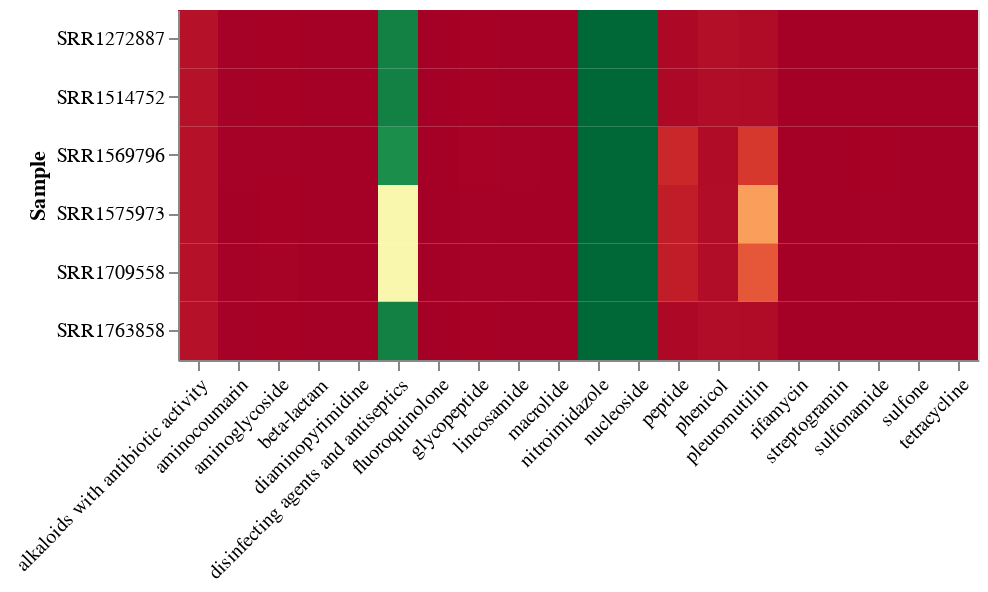

Notebook code for this chart:
### Code cell
no_samples=len(samples)
alt.Chart(all_max).mark_rect().encode(
        x=alt.X("agent:N", title="", axis=alt.Axis(labelAngle=-45)),
        y=alt.Y("sample:N", title="Sample"),
        color=alt.Color("prob", legend=None).scale(scheme="redyellowgreen",reverse=True).title(None),
        tooltip=[
        alt.Tooltip("sample", title="Sample:"),
        alt.Tooltip("agent", title="Antimicrobial agent:"),
        alt.Tooltip("prob", title="Probability:"),
    ],
    ).properties(
        width="container",
        height=(25 + 25*no_samples)
    )

### Figure 1 — Vega-Lite specification as saved in the notebook (floating-point values rounded to 4 significant figures)
{"config": {"view": {"continuousWidth": 300, "continuousHeight": 300}}, "data": {"name": "data-4e24546bb2277d8920245347e385ca19"}, "mark": {"type": "rect"}, "encoding": {"color": {"field": "prob", "legend": null, "scale": {"scheme": "redyellowgreen", "reverse": true}, "title": null, "type": "quantitative"}, "tooltip": [{"field": "sample", "title": "Sample:", "type": "nominal"}, {"field": "agent", "title": "Antimicrobial agent:", "type": "nominal"}, {"field": "prob", "title": "Max probability:", "type": "quantitative"}], "x": {"axis": {"labelAngle": -45}, "field": "agent", "title": "", "type": "nominal"}, "y": {"field": "sample", "title": "Sample", "type": "nominal"}}, "height": 175, "width": "container", "$schema": "https://vega.github.io/schema/vega-lite/v5.16.3.json", "datasets": {"data-4e24546bb2277d8920245347e385ca19": [{"agent": "alkaloids with antibiotic activity", "prob": 0.9663, "sample": "SRR1575973"}, {"agent": "aminocoumarin", "prob": 0.9989, "sample": "SRR1575973"}, {"agent": "aminoglycoside", "prob": 0.9956, "sample": "SRR1575973"}, {"agent": "beta-lactam", "prob": 0.9994, "sample": "SRR1575973"}, {"agent": "diaminopyrimidine", "prob": 0.9993, "sample": "SRR1575973"}, {"agent": "disinfecting agents and antiseptics", "prob": 0.5009, "sample": "SRR1575973"}, {"agent": "fluoroquinolone", "prob": 0.9992, "sample": "SRR1575973"}, {"agent": "glycopeptide", "prob": 0.9977, "sample": "SRR1575973"}, {"agent": "lincosamide", "prob": 0.9991, "sample": "SRR1575973"}, {"agent": "macrolide", "prob": 0.9999, "sample": "SRR1575973"}, {"agent": "nitroimidazole", "prob": 0.001, "sample": "SRR1575973"}, {"agent": "nucleoside", "prob": 0.0004, "sample": "SRR1575973"}, {"agent": "peptide", "prob": 0.9424, "sample": "SRR1575973"}, {"agent": "phenicol", "prob": 0.9732, "sample": "SRR1575973"}, {"agent": "pleuromutilin", "prob": 0.7221, "sample": "SRR1575973"}, {"agent": "rifamycin", "prob": 0.9998, "sample": "SRR1575973"}, {"agent": "streptogramin", "prob": 0.9991, "sample": "SRR1575973"}, {"agent": "sulfonamide", "prob": 0.9985, "sample": "SRR1575973"}, {"agent": "sulfone", "prob": 0.9994, "sample": "SRR1575973"}, {"agent": "tetracycline", "prob": 0.9995, "sample": "SRR1575973"}, {"agent": "alkaloids with antibiotic activity", "prob": 0.9663, "sample": "SRR1569796"}, {"agent": "aminocoumarin", "prob": 0.9987, "sample": "SRR1569796"}, {"agent": "aminoglycoside", "prob": 0.9979, "sample": "SRR1569796"}, {"agent": "beta-lactam", "prob": 0.9994, "sample": "SRR1569796"}, {"agent": "diaminopyrimidine", "prob": 0.9996, "sample": "SRR1569796"}, {"agent": "disinfecting agents and antiseptics", "prob": 0.082, "sample": "SRR1569796"}, {"agent": "fluoroquinolone", "prob": 0.9992, "sample": "SRR1569796"}, {"agent": "glycopeptide", "prob": 0.9944, "sample": "SRR1569796"}, {"agent": "lincosamide", "prob": 0.9985, "sample": "SRR1569796"}, {"agent": "macrolide", "prob": 0.9999, "sample": "SRR1569796"}, {"agent": "nitroimidazole", "prob": 0.0009, "sample": "SRR1569796"}, {"agent": "nucleoside", "prob": 0.0007, "sample": "SRR1569796"}, {"agent": "peptide", "prob": 0.9216, "sample": "SRR1569796"}, {"agent": "phenicol", "prob": 0.9763, "sample": "SRR1569796"}, {"agent": "pleuromutilin", "prob": 0.8902, "sample": "SRR1569796"}, {"agent": "rifamycin", "prob": 0.9998, "sample": "SRR1569796"}, {"agent": "streptogramin", "prob": 0.9993, "sample": "SRR1569796"}, {"agent": "sulfonamide", "prob": 0.9967, "sample": "SRR1569796"}, {"agent": "sulfone", "prob": 0.9993, "sample": "SRR1569796"}, {"agent": "tetracycline", "prob": 0.9998, "sample": "SRR1569796"}, {"agent": "alkaloids with antibiotic activity", "prob": 0.9663, "sample": "SRR1709558"}, {"agent": "aminocoumarin", "prob": 0.9986, "sample": "SRR1709558"}, {"agent": "aminoglycoside", "prob": 0.9949, "sample": "SRR1709558"}, {"agent": "beta-lactam", "prob": 0.999, "sample": "SRR1709558"}, {"agent": "diaminopyrimidine", "prob": 0.9993, "sample": "SRR1709558"}, {"agent": "disinfecting agents and antiseptics", "prob": 0.5009, "sample": "SRR1709558"}, {"agent": "fluoroquinolone", "prob": 0.9992, "sample": "SRR1709558"}, {"agent": "glycopeptide", "prob": 0.9977, "sample": "SRR1709558"}, {"agent": "lincosamide", "prob": 0.9982, "sample": "SRR1709558"}, {"agent": "macrolide", "prob": 0.9999, "sample": "SRR1709558"}, {"agent": "nitroimidazole", "prob": 0.001, "sample": "SRR1709558"}, {"agent": "nucleoside", "prob": 0.0002, "sample": "SRR1709558"}, {"agent": "peptide", "prob": 0.9424, "sample": "SRR1709558"}, {"agent": "phenicol", "prob": 0.9732, "sample": "SRR1709558"}, {"agent": "pleuromutilin", "prob": 0.8376, "sample": "SRR1709558"}, {"agent": "rifamycin", "prob": 0.9998, "sample": "SRR1709558"}, {"agent": "streptogramin", "prob": 0.9991, "sample": "SRR1709558"}, {"agent": "sulfonamide", "prob": 0.9984, "sample": "SRR1709558"}, {"agent": "sulfone", "prob": 0.9995, "sample": "SRR1709558"}, {"agent": "tetracycline", "prob": 0.9995, "sample": "SRR1709558"}, {"agent": "alkaloids with antibiotic activity", "prob": 0.9663, "sample": "SRR1514752"}, {"agent": "aminocoumarin", "prob": 0.9986, "sample": "SRR1514752"}, {"agent": "aminoglycoside", "prob": 0.9964, "sample": "SRR1514752"}, {"agent": "beta-lactam", "prob": 0.9993, "sample": "SRR1514752"}, {"agent": "diaminopyrimidine", "prob": 0.9993, "sample": "SRR1514752"}, {"agent": "disinfecting agents and antiseptics", "prob": 0.0546, "sample": "SRR1514752"}, {"agent": "fluoroquinolone", "prob": 0.9992, "sample": "SRR1514752"}, {"agent": "glycopeptide", "prob": 0.9967, "sample": "SRR1514752"}, {"agent": "lincosamide", "prob": 0.999, "sample": "SRR1514752"}, {"agent": "macrolide", "prob": 0.9999, "sample": "SRR1514752"}, {"agent": "nitroimidazole", "prob": 0.001, "sample": "SRR1514752"}, {"agent": "nucleoside", "prob": 0.0006, "sample": "SRR1514752"}, {"agent": "peptide", "prob": 0.9827, "sample": "SRR1514752"}, {"agent": "phenicol", "prob": 0.9732, "sample": "SRR1514752"}, {"agent": "pleuromutilin", "prob": 0.9755, "sample": "SRR1514752"}, {"agent": "rifamycin", "prob": 0.9998, "sample": "SRR1514752"}, {"agent": "streptogramin", "prob": 0.999, "sample": "SRR1514752"}, {"agent": "sulfonamide", "prob": 0.9989, "sample": "SRR1514752"}, {"agent": "sulfone", "prob": 0.9996, "sample": "SRR1514752"}, {"agent": "tetracycline", "prob": 0.9997, "sample": "SRR1514752"}, {"agent": "alkaloids with antibiotic activity", "prob": 0.9663, "sample": "SRR1763858"}, {"agent": "aminocoumarin", "prob": 0.9986, "sample": "SRR1763858"}, {"agent": "aminoglycoside", "prob": 0.9964, "sample": "SRR1763858"}, {"agent": "beta-lactam", "prob": 0.9993, "sample": "SRR1763858"}, {"agent": "diaminopyrimidine", "prob": 0.9992, "sample": "SRR1763858"}, {"agent": "disinfecting agents and antiseptics", "prob": 0.0546, "sample": "SRR1763858"}, {"agent": "fluoroquinolone", "prob": 0.9992, "sample": "SRR1763858"}, {"agent": "glycopeptide", "prob": 0.9967, "sample": "SRR1763858"}, {"agent": "lincosamide", "prob": 0.999, "sample": "SRR1763858"}, {"agent": "macrolide", "prob": 0.9999, "sample": "SRR1763858"}, {"agent": "nitroimidazole", "prob": 0.001, "sample": "SRR1763858"}, {"agent": "nucleoside", "prob": 0.0011, "sample": "SRR1763858"}, {"agent": "peptide", "prob": 0.9827, "sample": "SRR1763858"}, {"agent": "phenicol", "prob": 0.9732, "sample": "SRR1763858"}, {"agent": "pleuromutilin", "prob": 0.9755, "sample": "SRR1763858"}, {"agent": "rifamycin", "prob": 0.9998, "sample": "SRR1763858"}, {"agent": "streptogramin", "prob": 0.999, "sample": "SRR1763858"}, {"agent": "sulfonamide", "prob": 0.9989, "sample": "SRR1763858"}, {"agent": "sulfone", "prob": 0.9996, "sample": "SRR1763858"}, {"agent": "tetracycline", "prob": 0.9997, "sample": "SRR1763858"}, {"agent": "alkaloids with antibiotic activity", "prob": 0.9663, "sample": "SRR1272887"}, {"agent": "aminocoumarin", "prob": 0.9986, "sample": "SRR1272887"}, {"agent": "aminoglycoside", "prob": 0.9964, "sample": "SRR1272887"}, {"agent": "beta-lactam", "prob": 0.9993, "sample": "SRR1272887"}, {"agent": "diaminopyrimidine", "prob": 0.9993, "sample": "SRR1272887"}, {"agent": "disinfecting agents and antiseptics", "prob": 0.0546, "sample": "SRR1272887"}, {"agent": "fluoroquinolone", "prob": 0.9992, "sample": "SRR1272887"}, {"agent": "glycopeptide", "prob": 0.9967, "sample": "SRR1272887"}, {"agent": "lincosamide", "prob": 0.999, "sample": "SRR1272887"}, {"agent": "macrolide", "prob": 0.9999, "sample": "SRR1272887"}, {"agent": "nitroimidazole", "prob": 0.001, "sample": "SRR1272887"}, {"agent": "nucleoside", "prob": 0.0006, "sample": "SRR1272887"}, {"agent": "peptide", "prob": 0.9827, "sample": "SRR1272887"}, {"agent": "phenicol", "prob": 0.9696, "sample": "SRR1272887"}, {"agent": "pleuromutilin", "prob": 0.9767, "sample": "SRR1272887"}, {"agent": "rifamycin", "prob": 0.9998, "sample": "SRR1272887"}, {"agent": "streptogramin", "prob": 0.999, "sample": "SRR1272887"}, {"agent": "sulfonamide", "prob": 0.9989, "sample": "SRR1272887"}, {"agent": "sulfone", "prob": 0.9993, "sample": "SRR1272887"}, {"agent": "tetracycline", "prob": 0.9997, "sample": "SRR1272887"}]}}
